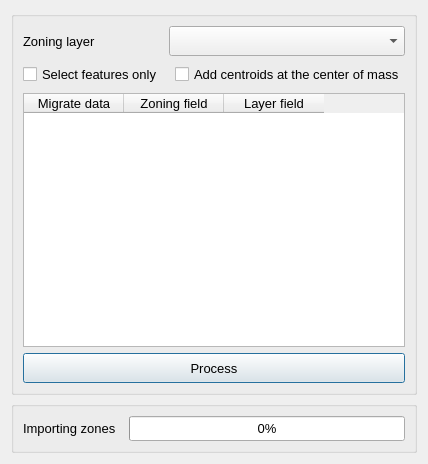
<?xml version="1.0" encoding="UTF-8"?>
<ui version="4.0">
 <class>ui_transponet_construction</class>
 <widget class="QDialog" name="ui_transponet_construction">
  <property name="geometry">
   <rect>
    <x>0</x>
    <y>0</y>
    <width>413</width>
    <height>464</height>
   </rect>
  </property>
  <property name="font">
   <font>
    <pointsize>10</pointsize>
   </font>
  </property>
  <property name="windowTitle">
   <string>AequilibraE - Add zoning layer to project</string>
  </property>
  <layout class="QGridLayout" name="gridLayout">
   <item row="3" column="0" colspan="3">
    <widget class="QGroupBox" name="progress_box">
     <property name="title">
      <string/>
     </property>
     <layout class="QGridLayout" name="gridLayout_2">
      <item row="1" column="0">
       <widget class="QLabel" name="progress_label">
        <property name="sizePolicy">
         <sizepolicy hsizetype="Fixed" vsizetype="Preferred">
          <horstretch>0</horstretch>
          <verstretch>0</verstretch>
         </sizepolicy>
        </property>
        <property name="minimumSize">
         <size>
          <width>100</width>
          <height>25</height>
         </size>
        </property>
        <property name="font">
         <font>
          <pointsize>10</pointsize>
         </font>
        </property>
        <property name="text">
         <string>Importing zones</string>
        </property>
       </widget>
      </item>
      <item row="1" column="1">
       <widget class="QProgressBar" name="progressbar">
        <property name="enabled">
         <bool>true</bool>
        </property>
        <property name="minimumSize">
         <size>
          <width>0</width>
          <height>25</height>
         </size>
        </property>
        <property name="palette">
         <palette>
          <active>
           <colorrole role="Highlight">
            <brush brushstyle="SolidPattern">
             <color alpha="255">
              <red>0</red>
              <green>170</green>
              <blue>0</blue>
             </color>
            </brush>
           </colorrole>
          </active>
          <inactive>
           <colorrole role="Highlight">
            <brush brushstyle="SolidPattern">
             <color alpha="255">
              <red>240</red>
              <green>240</green>
              <blue>240</blue>
             </color>
            </brush>
           </colorrole>
          </inactive>
          <disabled>
           <colorrole role="Highlight">
            <brush brushstyle="SolidPattern">
             <color alpha="255">
              <red>51</red>
              <green>153</green>
              <blue>255</blue>
             </color>
            </brush>
           </colorrole>
          </disabled>
         </palette>
        </property>
        <property name="font">
         <font>
          <pointsize>10</pointsize>
         </font>
        </property>
        <property name="value">
         <number>0</number>
        </property>
        <property name="textVisible">
         <bool>true</bool>
        </property>
       </widget>
      </item>
     </layout>
    </widget>
   </item>
   <item row="2" column="0" colspan="3">
    <widget class="QGroupBox" name="input_box">
     <property name="title">
      <string/>
     </property>
     <layout class="QGridLayout" name="gridLayout_3">
      <item row="3" column="2">
       <widget class="QCheckBox" name="chb_add_centroids">
        <property name="minimumSize">
         <size>
          <width>0</width>
          <height>25</height>
         </size>
        </property>
        <property name="text">
         <string>Add centroids at the center of mass</string>
        </property>
       </widget>
      </item>
      <item row="5" column="0" colspan="3">
       <widget class="QPushButton" name="but_run">
        <property name="minimumSize">
         <size>
          <width>0</width>
          <height>30</height>
         </size>
        </property>
        <property name="font">
         <font>
          <pointsize>10</pointsize>
         </font>
        </property>
        <property name="text">
         <string>Process</string>
        </property>
       </widget>
      </item>
      <item row="4" column="0" colspan="3">
       <widget class="QTableWidget" name="table_fields">
        <property name="maximumSize">
         <size>
          <width>16777215</width>
          <height>16777215</height>
         </size>
        </property>
        <property name="font">
         <font>
          <pointsize>10</pointsize>
         </font>
        </property>
        <column>
         <property name="text">
          <string>Migrate data</string>
         </property>
        </column>
        <column>
         <property name="text">
          <string>Zoning field</string>
         </property>
        </column>
        <column>
         <property name="text">
          <string>Layer field</string>
         </property>
        </column>
       </widget>
      </item>
      <item row="3" column="0">
       <widget class="QCheckBox" name="chb_select">
        <property name="minimumSize">
         <size>
          <width>0</width>
          <height>25</height>
         </size>
        </property>
        <property name="text">
         <string>Select features only</string>
        </property>
       </widget>
      </item>
      <item row="0" column="0">
       <widget class="QLabel" name="label">
        <property name="sizePolicy">
         <sizepolicy hsizetype="Fixed" vsizetype="Preferred">
          <horstretch>0</horstretch>
          <verstretch>0</verstretch>
         </sizepolicy>
        </property>
        <property name="minimumSize">
         <size>
          <width>0</width>
          <height>30</height>
         </size>
        </property>
        <property name="font">
         <font>
          <pointsize>10</pointsize>
         </font>
        </property>
        <property name="text">
         <string>Zoning layer</string>
        </property>
       </widget>
      </item>
      <item row="3" column="1">
       <spacer name="horizontalSpacer">
        <property name="orientation">
         <enum>Qt::Horizontal</enum>
        </property>
        <property name="sizeHint" stdset="0">
         <size>
          <width>40</width>
          <height>20</height>
         </size>
        </property>
       </spacer>
      </item>
      <item row="0" column="1" colspan="2">
       <widget class="QgsMapLayerComboBox" name="cob_lyr">
        <property name="minimumSize">
         <size>
          <width>0</width>
          <height>30</height>
         </size>
        </property>
        <property name="font">
         <font>
          <pointsize>10</pointsize>
         </font>
        </property>
       </widget>
      </item>
     </layout>
    </widget>
   </item>
  </layout>
 </widget>
 <customwidgets>
  <customwidget>
   <class>QgsMapLayerComboBox</class>
   <extends>QComboBox</extends>
   <header>qgsmaplayercombobox.h</header>
  </customwidget>
 </customwidgets>
 <resources/>
 <connections/>
</ui>
